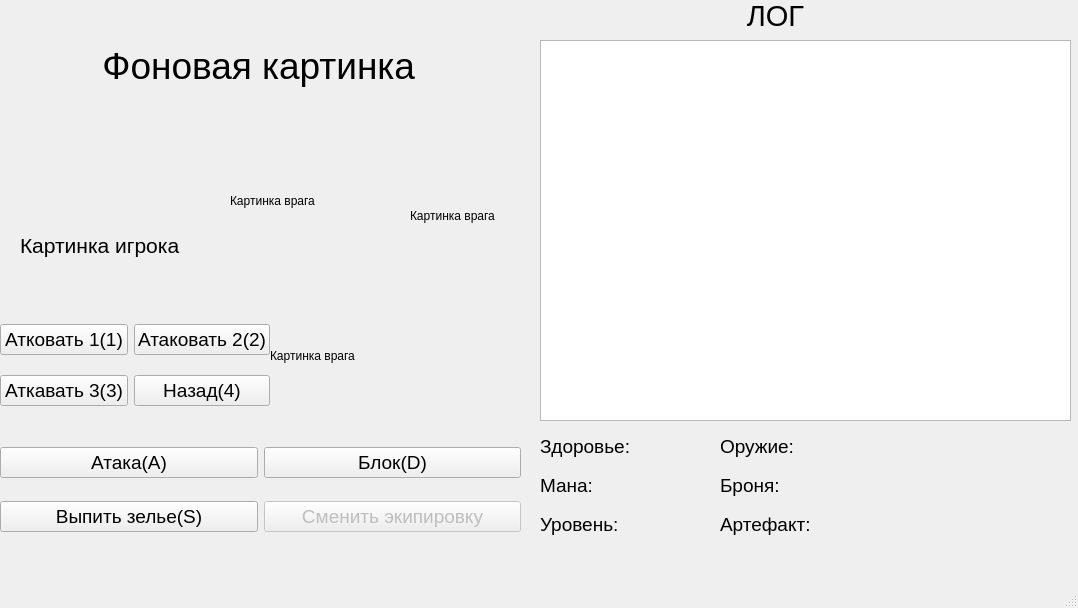
<?xml version="1.0" encoding="UTF-8"?>
<ui version="4.0">
 <class>MainWindow</class>
 <widget class="QMainWindow" name="MainWindow">
  <property name="geometry">
   <rect>
    <x>0</x>
    <y>0</y>
    <width>1078</width>
    <height>608</height>
   </rect>
  </property>
  <property name="windowTitle">
   <string>MainWindow</string>
  </property>
  <widget class="QWidget" name="centralwidget">
   <widget class="QWidget" name="gridLayoutWidget">
    <property name="geometry">
     <rect>
      <x>0</x>
      <y>430</y>
      <width>521</width>
      <height>121</height>
     </rect>
    </property>
    <layout class="QGridLayout" name="move_buttons">
     <item row="1" column="0">
      <widget class="QPushButton" name="pushButton_heal">
       <property name="font">
        <font>
         <pointsize>14</pointsize>
        </font>
       </property>
       <property name="text">
        <string>Выпить зелье(S)</string>
       </property>
      </widget>
     </item>
     <item row="0" column="0">
      <widget class="QPushButton" name="pushButton_attack">
       <property name="enabled">
        <bool>true</bool>
       </property>
       <property name="font">
        <font>
         <pointsize>14</pointsize>
        </font>
       </property>
       <property name="text">
        <string>Атака(А)</string>
       </property>
      </widget>
     </item>
     <item row="0" column="1">
      <widget class="QPushButton" name="pushButton_block">
       <property name="font">
        <font>
         <pointsize>14</pointsize>
        </font>
       </property>
       <property name="text">
        <string>Блок(D)</string>
       </property>
      </widget>
     </item>
     <item row="1" column="1">
      <widget class="QPushButton" name="pushButton">
       <property name="enabled">
        <bool>false</bool>
       </property>
       <property name="font">
        <font>
         <pointsize>14</pointsize>
        </font>
       </property>
       <property name="text">
        <string>Сменить экипировку</string>
       </property>
      </widget>
     </item>
    </layout>
   </widget>
   <widget class="QLabel" name="label_log">
    <property name="geometry">
     <rect>
      <x>610</x>
      <y>0</y>
      <width>331</width>
      <height>31</height>
     </rect>
    </property>
    <property name="font">
     <font>
      <pointsize>22</pointsize>
     </font>
    </property>
    <property name="layoutDirection">
     <enum>Qt::LeftToRight</enum>
    </property>
    <property name="text">
     <string>                 ЛОГ</string>
    </property>
   </widget>
   <widget class="QTextBrowser" name="log">
    <property name="geometry">
     <rect>
      <x>540</x>
      <y>40</y>
      <width>531</width>
      <height>381</height>
     </rect>
    </property>
    <property name="font">
     <font>
      <pointsize>12</pointsize>
     </font>
    </property>
   </widget>
   <widget class="QLabel" name="label_fon">
    <property name="geometry">
     <rect>
      <x>10</x>
      <y>10</y>
      <width>511</width>
      <height>111</height>
     </rect>
    </property>
    <property name="font">
     <font>
      <pointsize>28</pointsize>
     </font>
    </property>
    <property name="text">
     <string>         Фоновая картинка</string>
    </property>
   </widget>
   <widget class="QLabel" name="label_im_pl">
    <property name="geometry">
     <rect>
      <x>20</x>
      <y>130</y>
      <width>171</width>
      <height>231</height>
     </rect>
    </property>
    <property name="font">
     <font>
      <pointsize>16</pointsize>
     </font>
    </property>
    <property name="text">
     <string>Картинка игрока</string>
    </property>
   </widget>
   <widget class="QWidget" name="gridLayoutWidget_3">
    <property name="geometry">
     <rect>
      <x>0</x>
      <y>310</y>
      <width>270</width>
      <height>111</height>
     </rect>
    </property>
    <layout class="QGridLayout" name="attack">
     <item row="1" column="0">
      <widget class="QPushButton" name="pushButton_attack_3">
       <property name="font">
        <font>
         <pointsize>14</pointsize>
        </font>
       </property>
       <property name="text">
        <string>Аткавать 3(3)</string>
       </property>
      </widget>
     </item>
     <item row="0" column="1">
      <widget class="QPushButton" name="pushButton_attack_2">
       <property name="font">
        <font>
         <pointsize>14</pointsize>
        </font>
       </property>
       <property name="text">
        <string>Атаковать 2(2)</string>
       </property>
      </widget>
     </item>
     <item row="1" column="1">
      <widget class="QPushButton" name="pushButton_back">
       <property name="font">
        <font>
         <pointsize>14</pointsize>
        </font>
       </property>
       <property name="text">
        <string>Назад(4)</string>
       </property>
      </widget>
     </item>
     <item row="0" column="0">
      <widget class="QPushButton" name="pushButton_attack_1">
       <property name="font">
        <font>
         <pointsize>14</pointsize>
        </font>
       </property>
       <property name="text">
        <string>Атковать 1(1)</string>
       </property>
      </widget>
     </item>
    </layout>
   </widget>
   <widget class="QLabel" name="label_en1_im">
    <property name="geometry">
     <rect>
      <x>230</x>
      <y>110</y>
      <width>151</width>
      <height>181</height>
     </rect>
    </property>
    <property name="text">
     <string>Картинка врага</string>
    </property>
   </widget>
   <widget class="QLabel" name="label_en2_im">
    <property name="geometry">
     <rect>
      <x>270</x>
      <y>260</y>
      <width>141</width>
      <height>191</height>
     </rect>
    </property>
    <property name="text">
     <string>Картинка врага</string>
    </property>
   </widget>
   <widget class="QLabel" name="label_en3_im">
    <property name="geometry">
     <rect>
      <x>410</x>
      <y>120</y>
      <width>141</width>
      <height>191</height>
     </rect>
    </property>
    <property name="text">
     <string>Картинка врага</string>
    </property>
   </widget>
   <widget class="QWidget" name="verticalLayoutWidget">
    <property name="geometry">
     <rect>
      <x>540</x>
      <y>430</y>
      <width>171</width>
      <height>111</height>
     </rect>
    </property>
    <layout class="QVBoxLayout" name="verticalLayout">
     <item>
      <widget class="QLabel" name="label_hp">
       <property name="font">
        <font>
         <pointsize>14</pointsize>
        </font>
       </property>
       <property name="text">
        <string>Здоровье:</string>
       </property>
      </widget>
     </item>
     <item>
      <widget class="QLabel" name="label_mp">
       <property name="font">
        <font>
         <pointsize>14</pointsize>
        </font>
       </property>
       <property name="text">
        <string>Мана:</string>
       </property>
      </widget>
     </item>
     <item>
      <widget class="QLabel" name="label_lvl">
       <property name="font">
        <font>
         <pointsize>14</pointsize>
        </font>
       </property>
       <property name="text">
        <string>Уровень:</string>
       </property>
      </widget>
     </item>
    </layout>
   </widget>
   <widget class="QWidget" name="verticalLayoutWidget_2">
    <property name="geometry">
     <rect>
      <x>720</x>
      <y>430</y>
      <width>351</width>
      <height>111</height>
     </rect>
    </property>
    <layout class="QVBoxLayout" name="verticalLayout_2">
     <item>
      <widget class="QLabel" name="label_wp">
       <property name="font">
        <font>
         <pointsize>14</pointsize>
        </font>
       </property>
       <property name="text">
        <string>Оружие:</string>
       </property>
      </widget>
     </item>
     <item>
      <widget class="QLabel" name="label_arm">
       <property name="font">
        <font>
         <pointsize>14</pointsize>
        </font>
       </property>
       <property name="text">
        <string>Броня:</string>
       </property>
      </widget>
     </item>
     <item>
      <widget class="QLabel" name="label_art">
       <property name="font">
        <font>
         <pointsize>14</pointsize>
        </font>
       </property>
       <property name="text">
        <string>Артефакт:</string>
       </property>
      </widget>
     </item>
    </layout>
   </widget>
  </widget>
  <widget class="QMenuBar" name="menubar">
   <property name="geometry">
    <rect>
     <x>0</x>
     <y>0</y>
     <width>1078</width>
     <height>21</height>
    </rect>
   </property>
  </widget>
  <widget class="QStatusBar" name="statusbar"/>
 </widget>
 <resources>
  <include location="../Downloads/8adf1971-08eb-465a-8b04-690f08204b6f_450.qrc"/>
 </resources>
 <connections/>
</ui>
